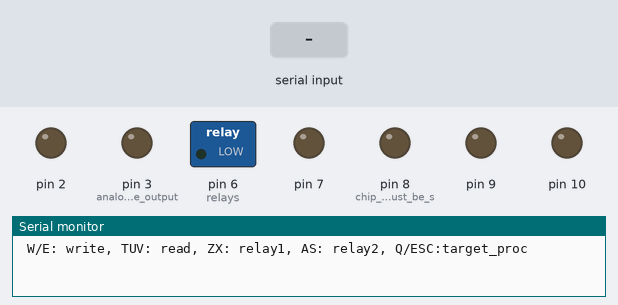
A sketch run on a simulated Arduino Uno, built with avr-gcc and run on an emulated ATmega328P. On the bench: switched loads named in the sketch (green lamp = pin HIGH), output pins drawn as LEDs (lit = HIGH), the last lines printed to the serial monitor. The test bench sets the inputs (shaded band).

Above: at 1.2 s.
1.3 s: "z\n" received over Serial
At 2.2 s:
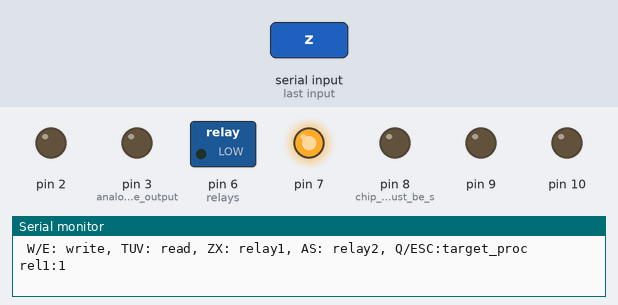
2.8 s: "a\n" received over Serial
At 3.4 s:
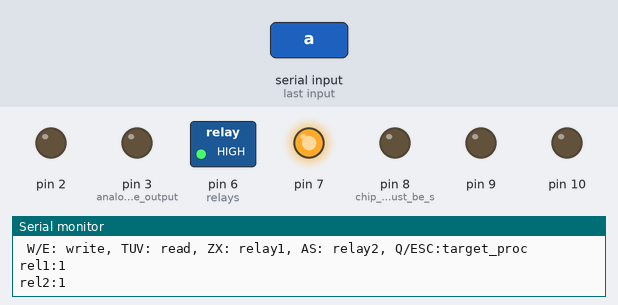
4.3 s: "x\n" received over Serial
At 5.5 s:
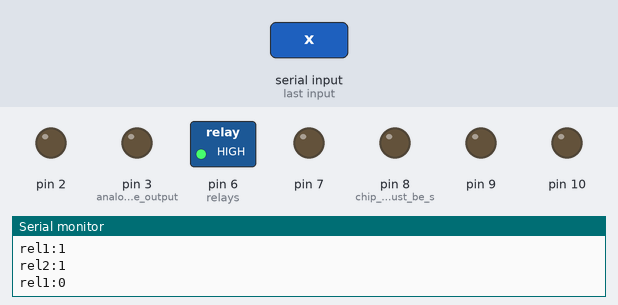
5.8 s: "s\n" received over Serial
At 6.9 s:
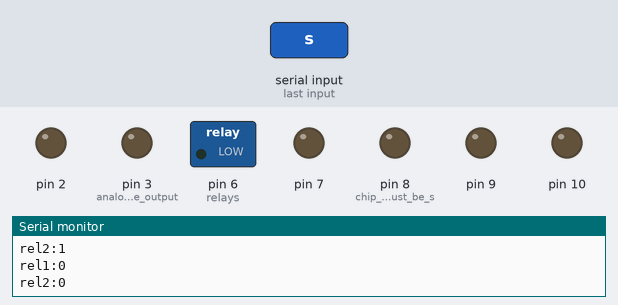
Timing chart, 0 to 8.3 s (numbered marks = the images above; inputs shaded):
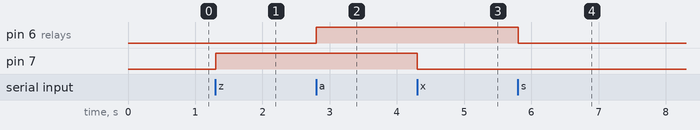

The sketch:

particle_control.ino
```cpp
#include <Adafruit_MAX31865.h>
#include <SoftwareSerial.h>

// CLK=13, DO-MISO=12, DI=MOSI=11, CS=8
// use hardware SPI, just pass in the CS pin

// tested with 3x MAX31865, and with relay board
// Pins 4, 5, 6, and 7 control relays 4, 3, 2, and 1 respectively - of which we only use 1 and 2 so pins 6 and 7!
// commands: read temp1, temp2, temp3 // relay1, relay2 - on/off // output value on pwm1, pwm2 (analogwrite - pins 3 and 10)

// commands: T, U, V to show temperature
// W to write integer to analogwrite pin 3, E to write pin 10
// Z, X: on off relay1 pin 7:
// A, S: on off relay2 pin 6:

// heating is routing of analogue signals only!

// added command Q to send code to target platform for temp readings (serial on pins A0 and A1 say which is analogue A0, A1)
// just using pass-through code from example softwareserial we can send/upload

//115200 baud

Adafruit_MAX31865 max = Adafruit_MAX31865(8);
Adafruit_MAX31865 max2 = Adafruit_MAX31865(9);
Adafruit_MAX31865 max3 = Adafruit_MAX31865(2);

SoftwareSerial mySerial(14, 15); // RX, TX

// The value of the Rref resistor. Use 430.0 for PT100 and 4300.0 for PT1000
#define RREF      430.0
// The 'nominal' 0-degrees-C resistance of the sensor
// 100.0 for PT100, 1000.0 for PT1000
#define RNOMINAL  100.0

char buf[80];

int flag=0;

int readline(int readch, char *buffer, int len) {
    static int pos = 0;
    int rpos;

    if (readch > 0) {
        switch (readch) {
	case '\r': // Ignore CR
                rpos = pos;
                pos = 0;  // Reset position index ready for next time
                return rpos;
		//                break;
            case '\n': // Return on new-line
	      //Serial.print(readch);
                rpos = pos;
                pos = 0;  // Reset position index ready for next time
                return rpos;
            default:
                if (pos < len-1) {
		  //		  Serial.print(readch);
                    buffer[pos++] = readch;
                    buffer[pos] = 0;
                }
        }
    }
    return 0;
}

void setup() {
  Serial.begin(9600);
  mySerial.begin(9600);

  max.begin(MAX31865_2WIRE);  // set to 2WIRE or 4WIRE as necessary
  max2.begin(MAX31865_2WIRE);  // set to 2WIRE or 4WIRE as necessary
  max3.begin(MAX31865_2WIRE);  // set to 2WIRE or 4WIRE as necessary

  Serial.println(" W/E: write, TUV: read, ZX: relay1, AS: relay2, Q/ESC:target_proc");
// Z, X: on off relay1 pin 7:
// A, S: on off relay2 pin 6:

  pinMode(6, OUTPUT);  // relays
  pinMode(7, OUTPUT);

  pinMode(3, OUTPUT);  // analogue output
  pinMode(10, OUTPUT);

  pinMode(8, OUTPUT); // chip select pin must be set to OUTPUT mode
  pinMode(9, OUTPUT);
  pinMode(2, OUTPUT);

  analogWrite(3,0); // start at zero
  analogWrite(10,0); // start at zero
  digitalWrite(6,LOW);
  digitalWrite(7,LOW);

}

void loop() {
  static int reading, readingg, softs=0;
  char reader;
 if (readline(Serial.read(), buf, 80) > 0) {

   while (softs==1){ // just fwd commands to the KIMUNO target temperature processor

     if (mySerial.available())
    Serial.write(mySerial.read());
     if (Serial.available()){
       reader=Serial.read();
       if (reader==27) {
	 softs=0; // ESC?
	 Serial.println("leaving target_proc_code");
       }
       else mySerial.write(reader);
     }
   }


   if (reading==1) {
     // get integer and write to anlog
   int anlog=atoi(buf);
   Serial.print("Out1: ");
   Serial.println(anlog);
   if (anlog>255) anlog=255;
   analogWrite(3,anlog); // what pins to use for analogwrite?
   reading=0;
 }

      if (readingg==1) {
     // get integer and write to anlog
   int anlog=atoi(buf);
   Serial.print("Out2: ");
   Serial.println(anlog);
   if (anlog>255) anlog=255;
   analogWrite(10,anlog); // what pins to use for analogwrite?
   readingg=0;
 }


      if (!strcmp(buf, "z")) {
	digitalWrite(7,HIGH);
	Serial.println("rel1:1");
      }

      if (!strcmp(buf, "x")) {
	digitalWrite(7,LOW);
	Serial.println("rel1:0");
      }

      if (!strcmp(buf, "a")) {
	digitalWrite(6,HIGH);
	Serial.println("rel2:1");
      }

      if (!strcmp(buf, "s")) {
	digitalWrite(6,LOW);
	Serial.println("rel2:0");
      }


   if (!strcmp(buf, "t")) {
     float temper=max.temperature(RNOMINAL, RREF);
     Serial.println(temper); // this is temperature
   }

   if (!strcmp(buf, "u")) {
     float temper=max2.temperature(RNOMINAL, RREF);
     Serial.println(temper); // this is temperature
   }

   if (!strcmp(buf, "v")) {
     float temper=max3.temperature(RNOMINAL, RREF);
     Serial.println(temper); // this is temperature
   }


   if (!strcmp(buf, "w")) {
     Serial.println("analog");
     reading=1;
   }

   if (!strcmp(buf, "e")) {
     Serial.println("analog2");
     readingg=1;
   }

   if (!strcmp(buf, "q")) {
     Serial.println("target_proc_code:");
     softs=1;
   }

   // commands


 } // readline
}
```

Measured:
- after the input at 1.3 s, pin 7: LOW → HIGH at once
- after the input at 2.8 s, pin 6 (relays): LOW → HIGH at once
- after the input at 4.3 s, pin 7: HIGH → LOW at once
- after the input at 5.8 s, pin 6 (relays): HIGH → LOW at once
